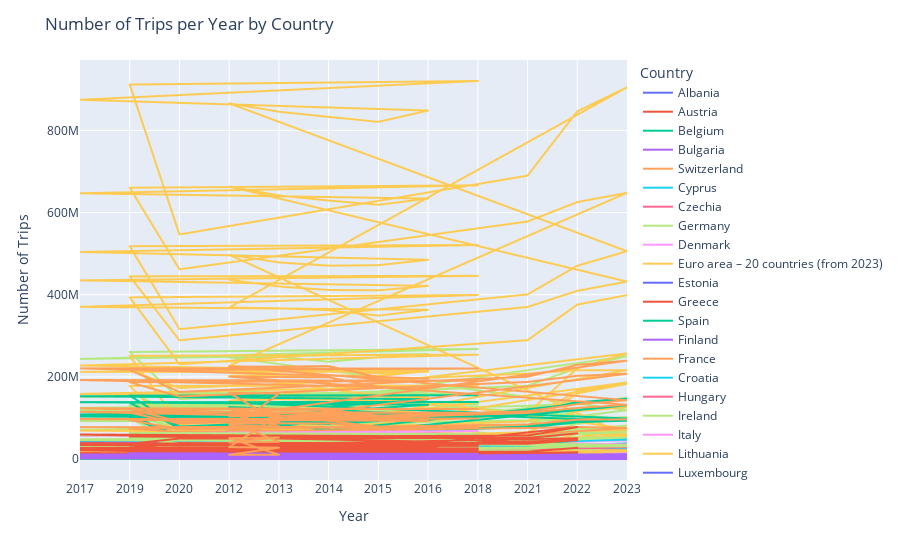

Notebook code cell kept with this figure:
### Code cell
# Plot the line graph
fig = px.line(total_trips_df, x='Year', y='NumTrips', color='Country')
fig.update_layout(title='Number of Trips per Year by Country',
                  xaxis_title='Year',
                  yaxis_title='Number of Trips',
                  legend_title='Country')

### Figure 1 — Plotly figure (JSON) as saved in the notebook; plotly's stock layout.template omitted (floating-point values rounded to 4 significant figures; data arrays with more than 128 entries replaced by an {"elided": "..."} marker saying what was removed)
{"data": [{"hovertemplate": "Country=Albania<br>Year=%{x}<br>NumTrips=%{y}<extra></extra>", "legendgroup": "Albania", "line": {"color": "#636efa", "dash": "solid"}, "marker": {"symbol": "circle"}, "mode": "lines", "name": "Albania", "showlegend": true, "type": "scattergl", "x": ["2017", "2019", "2020", "2017", "2019", "2020", "2017", "2019", "2020", "2020", "2020", "2020", "2017", "2019", "2020", "2017", "2019", "2020", "2017", "2019", "2020", "2020", "2020", "2020", "2017", "2019", "2020", "2017", "2019", "2020", "2017", "2019", "2020"], "xaxis": "x", "y": [2646033, 2971522, 1887456, 3613521, 4317025, 2920284, 967487, 1345503, 1032828, 31962, 138135, 106173, 287335, 300130, 129009, 960690, 1033579, 291788, 673355, 733449, 162779, 97047, 153653, 56606, 2933369, 3271652, 2016465, 4574210, 5350604, 3212073, 1640842, 2078952, 1195608], "yaxis": "y"}, {"hovertemplate": "Country=Austria<br>Year=%{x}<br>NumTrips=%{y}<extra></extra>", "legendgroup": "Austria", "line": {"color": "#EF553B", "dash": "solid"}, "marker": {"symbol": "circle"}, "mode": "lines", "name": "Austria", "showlegend": true, "type": "scattergl", "x": {"elided": "132 str values"}, "xaxis": "x", "y": {"elided": "132 int values"}, "yaxis": "y"}, {"hovertemplate": "Country=Belgium<br>Year=%{x}<br>NumTrips=%{y}<extra></extra>", "legendgroup": "Belgium", "line": {"color": "#00cc96", "dash": "solid"}, "marker": {"symbol": "circle"}, "mode": "lines", "name": "Belgium", "showlegend": true, "type": "scattergl", "x": {"elided": "132 str values"}, "xaxis": "x", "y": {"elided": "132 int values"}, "yaxis": "y"}, {"hovertemplate": "Country=Bulgaria<br>Year=%{x}<br>NumTrips=%{y}<extra></extra>", "legendgroup": "Bulgaria", "line": {"color": "#ab63fa", "dash": "solid"}, "marker": {"symbol": "circle"}, "mode": "lines", "name": "Bulgaria", "showlegend": true, "type": "scattergl", "x": {"elided": "131 str values"}, "xaxis": "x", "y": {"elided": "131 int values"}, "yaxis": "y"}, {"hovertemplate": "Country=Switzerland<br>Year=%{x}<br>NumTrips=%{y}<extra></extra>", "legendgroup": "Switzerland", "line": {"color": "#FFA15A", "dash": "solid"}, "marker": {"symbol": "circle"}, "mode": "lines", "name": "Switzerland", "showlegend": true, "type": "scattergl", "x": ["2012", "2013", "2014", "2015", "2016", "2017", "2018", "2019", "2020", "2021", "2022", "2012", "2013", "2014", "2015", "2016", "2017", "2018", "2019", "2020", "2021", "2022", "2012", "2013", "2014", "2015", "2016", "2017", "2018", "2019", "2020", "2021", "2022", "2020", "2021", "2022", "2020", "2021", "2022", "2020", "2021", "2022", "2012", "2013", "2014", "2015", "2016", "2017", "2018", "2019", "2020", "2021", "2022", "2012", "2013", "2014", "2015", "2016", "2017", "2018", "2019", "2020", "2021", "2022", "2012", "2013", "2014", "2015", "2016", "2017", "2018", "2019", "2020", "2021", "2022", "2020", "2021", "2022", "2020", "2021", "2022", "2012", "2013", "2014", "2015", "2016", "2017", "2018", "2019", "2020", "2021", "2022", "2012", "2013", "2014", "2015", "2016", "2017", "2018", "2019", "2020", "2021", "2022", "2012", "2013", "2014", "2015", "2016", "2017", "2018", "2019", "2020", "2021", "2022"], "xaxis": "x", "y": [4323662, 4825563, 4156498, 4473672, 4183440, 4343773, 4300056, 4351896, 4228136, 4793438, 4560695, 6653495, 7227111, 6525564, 6544539, 6377212, 6795039, 6660947, 6540603, 7202101, 7631117, 7167832, 2329833, 2401548, 2369066, 2070867, 2193772, 2451266, 2360891, 2188707, 2973965, 2837678, 2607137, 1608619, 1354631, 2932426, 5212558, 5326564, 9712398, 3603939, 3971934, 6779971, 4285542, 4434030, 4350816, 4826682, 4505120, 5328484, 5304511, 4368042, 1709519, 1433903, 3059035, 12098147, 12402792, 12517583, 13600761, 13856757, 15318158, 15284798, 13442681, 6118105, 6296083, 11275095, 7812605, 7968762, 8166767, 8774079, 9351637, 9989674, 9980287, 9074639, 4408586, 4862180, 8216059, 905546, 969519, 1562697, 804646, 890246, 1436088, 8609204, 9259593, 8507313, 9300354, 8688560, 9672257, 9604567, 8719938, 5937655, 6227342, 7619730, 18751642, 19629903, 19043147, 20145301, 20233969, 22113197, 21945745, 19983284, 13320206, 13927200, 18442927, 10142438, 10370310, 10535833, 10844947, 11545410, 12440940, 12341178, 11263346, 7382551, 7699858, 10823197], "yaxis": "y"}, {"hovertemplate": "Country=Cyprus<br>Year=%{x}<br>NumTrips=%{y}<extra></extra>", "legendgroup": "Cyprus", "line": {"color": "#19d3f3", "dash": "solid"}, "marker": {"symbol": "circle"}, "mode": "lines", "name": "Cyprus", "showlegend": true, "type": "scattergl", "x": {"elided": "130 str values"}, "xaxis": "x", "y": {"elided": "130 int values"}, "yaxis": "y"}, {"hovertemplate": "Country=Czechia<br>Year=%{x}<br>NumTrips=%{y}<extra></extra>", "legendgroup": "Czechia", "line": {"color": "#FF6692", "dash": "solid"}, "marker": {"symbol": "circle"}, "mode": "lines", "name": "Czechia", "showlegend": true, "type": "scattergl", "x": {"elided": "129 str values"}, "xaxis": "x", "y": {"elided": "129 int values"}, "yaxis": "y"}, {"hovertemplate": "Country=Germany<br>Year=%{x}<br>NumTrips=%{y}<extra></extra>", "legendgroup": "Germany", "line": {"color": "#B6E880", "dash": "solid"}, "marker": {"symbol": "circle"}, "mode": "lines", "name": "Germany", "showlegend": true, "type": "scattergl", "x": {"elided": "132 str values"}, "xaxis": "x", "y": {"elided": "132 int values"}, "yaxis": "y"}, {"hovertemplate": "Country=Denmark<br>Year=%{x}<br>NumTrips=%{y}<extra></extra>", "legendgroup": "Denmark", "line": {"color": "#FF97FF", "dash": "solid"}, "marker": {"symbol": "circle"}, "mode": "lines", "name": "Denmark", "showlegend": true, "type": "scattergl", "x": {"elided": "131 str values"}, "xaxis": "x", "y": {"elided": "131 int values"}, "yaxis": "y"}, {"hovertemplate": "Country=Euro area – 20 countries (from 2023)<br>Year=%{x}<br>NumTrips=%{y}<extra></extra>", "legendgroup": "Euro area – 20 countries (from 2023)", "line": {"color": "#FECB52", "dash": "solid"}, "marker": {"symbol": "circle"}, "mode": "lines", "name": "Euro area – 20 countries (from 2023)", "showlegend": true, "type": "scattergl", "x": {"elided": "132 str values"}, "xaxis": "x", "y": {"elided": "132 int values"}, "yaxis": "y"}, {"hovertemplate": "Country=Estonia<br>Year=%{x}<br>NumTrips=%{y}<extra></extra>", "legendgroup": "Estonia", "line": {"color": "#636efa", "dash": "solid"}, "marker": {"symbol": "circle"}, "mode": "lines", "name": "Estonia", "showlegend": true, "type": "scattergl", "x": {"elided": "131 str values"}, "xaxis": "x", "y": {"elided": "131 int values"}, "yaxis": "y"}, {"hovertemplate": "Country=Greece<br>Year=%{x}<br>NumTrips=%{y}<extra></extra>", "legendgroup": "Greece", "line": {"color": "#EF553B", "dash": "solid"}, "marker": {"symbol": "circle"}, "mode": "lines", "name": "Greece", "showlegend": true, "type": "scattergl", "x": {"elided": "132 str values"}, "xaxis": "x", "y": {"elided": "132 int values"}, "yaxis": "y"}, {"hovertemplate": "Country=Spain<br>Year=%{x}<br>NumTrips=%{y}<extra></extra>", "legendgroup": "Spain", "line": {"color": "#00cc96", "dash": "solid"}, "marker": {"symbol": "circle"}, "mode": "lines", "name": "Spain", "showlegend": true, "type": "scattergl", "x": {"elided": "132 str values"}, "xaxis": "x", "y": {"elided": "132 int values"}, "yaxis": "y"}, {"hovertemplate": "Country=Finland<br>Year=%{x}<br>NumTrips=%{y}<extra></extra>", "legendgroup": "Finland", "line": {"color": "#ab63fa", "dash": "solid"}, "marker": {"symbol": "circle"}, "mode": "lines", "name": "Finland", "showlegend": true, "type": "scattergl", "x": {"elided": "132 str values"}, "xaxis": "x", "y": {"elided": "132 int values"}, "yaxis": "y"}, {"hovertemplate": "Country=France<br>Year=%{x}<br>NumTrips=%{y}<extra></extra>", "legendgroup": "France", "line": {"color": "#FFA15A", "dash": "solid"}, "marker": {"symbol": "circle"}, "mode": "lines", "name": "France", "showlegend": true, "type": "scattergl", "x": {"elided": "132 str values"}, "xaxis": "x", "y": {"elided": "132 int values"}, "yaxis": "y"}, {"hovertemplate": "Country=Croatia<br>Year=%{x}<br>NumTrips=%{y}<extra></extra>", "legendgroup": "Croatia", "line": {"color": "#19d3f3", "dash": "solid"}, "marker": {"symbol": "circle"}, "mode": "lines", "name": "Croatia", "showlegend": true, "type": "scattergl", "x": {"elided": "132 str values"}, "xaxis": "x", "y": {"elided": "132 int values"}, "yaxis": "y"}, {"hovertemplate": "Country=Hungary<br>Year=%{x}<br>NumTrips=%{y}<extra></extra>", "legendgroup": "Hungary", "line": {"color": "#FF6692", "dash": "solid"}, "marker": {"symbol": "circle"}, "mode": "lines", "name": "Hungary", "showlegend": true, "type": "scattergl", "x": {"elided": "132 str values"}, "xaxis": "x", "y": {"elided": "132 int values"}, "yaxis": "y"}, {"hovertemplate": "Country=Ireland<br>Year=%{x}<br>NumTrips=%{y}<extra></extra>", "legendgroup": "Ireland", "line": {"color": "#B6E880", "dash": "solid"}, "marker": {"symbol": "circle"}, "mode": "lines", "name": "Ireland", "showlegend": true, "type": "scattergl", "x": {"elided": "132 str values"}, "xaxis": "x", "y": {"elided": "132 int values"}, "yaxis": "y"}, {"hovertemplate": "Country=Italy<br>Year=%{x}<br>NumTrips=%{y}<extra></extra>", "legendgroup": "Italy", "line": {"color": "#FF97FF", "dash": "solid"}, "marker": {"symbol": "circle"}, "mode": "lines", "name": "Italy", "showlegend": true, "type": "scattergl", "x": {"elided": "130 str values"}, "xaxis": "x", "y": {"elided": "130 int values"}, "yaxis": "y"}, {"hovertemplate": "Country=Lithuania<br>Year=%{x}<br>NumTrips=%{y}<extra></extra>", "legendgroup": "Lithuania", "line": {"color": "#FECB52", "dash": "solid"}, "marker": {"symbol": "circle"}, "mode": "lines", "name": "Lithuania", "showlegend": true, "type": "scattergl", "x": {"elided": "132 str values"}, "xaxis": "x", "y": {"elided": "132 int values"}, "yaxis": "y"}, {"hovertemplate": "Country=Luxembourg<br>Year=%{x}<br>NumTrips=%{y}<extra></extra>", "legendgroup": "Luxembourg", "line": {"color": "#636efa", "dash": "solid"}, "marker": {"symbol": "circle"}, "mode": "lines", "name": "Luxembourg", "showlegend": true, "type": "scattergl", "x": {"elided": "129 str values"}, "xaxis": "x", "y": {"elided": "129 int values"}, "yaxis": "y"}, {"hovertemplate": "Country=Latvia<br>Year=%{x}<br>NumTrips=%{y}<extra></extra>", "legendgroup": "Latvia", "line": {"color": "#EF553B", "dash": "solid"}, "marker": {"symbol": "circle"}, "mode": "lines", "name": "Latvia", "showlegend": true, "type": "scattergl", "x": {"elided": "130 str values"}, "xaxis": "x", "y": {"elided": "130 int values"}, "yaxis": "y"}, {"hovertemplate": "Country=Montenegro<br>Year=%{x}<br>NumTrips=%{y}<extra></extra>", "legendgroup": "Montenegro", "line": {"color": "#00cc96", "dash": "solid"}, "marker": {"symbol": "circle"}, "mode": "lines", "name": "Montenegro", "showlegend": true, "type": "scattergl", "x": ["2016", "2017", "2016", "2017", "2016", "2017", "2016", "2017", "2016", "2017", "2016", "2017", "2016", "2017", "2016", "2017", "2016", "2017"], "xaxis": "x", "y": [601201, 576336, 962975, 879093, 361775, 302757, 286493, 218157, 657008, 546293, 370515, 328137, 887694, 794492, 1619983, 1425386, 732289, 630894], "yaxis": "y"}, {"hovertemplate": "Country=North Macedonia<br>Year=%{x}<br>NumTrips=%{y}<extra></extra>", "legendgroup": "North Macedonia", "line": {"color": "#ab63fa", "dash": "solid"}, "marker": {"symbol": "circle"}, "mode": "lines", "name": "North Macedonia", "showlegend": true, "type": "scattergl", "x": ["2019", "2020", "2021", "2019", "2020", "2021", "2019", "2020", "2021", "2021", "2020", "2021", "2020", "2021", "2019", "2020", "2021", "2019", "2020", "2021", "2019", "2020", "2021", "2020", "2021", "2020", "2021", "2020", "2021", "2019", "2020", "2021", "2019", "2020", "2021", "2019", "2020", "2021"], "xaxis": "x", "y": [95098, 149198, 125247, 177331, 211703, 206566, 82233, 62504, 81319, 20323, 33055, 106913, 25213, 86591, 103834, 25172, 74261, 377043, 82885, 260883, 273209, 57713, 186621, 17330, 53939, 49830, 153969, 32500, 100031, 198932, 174370, 199508, 554374, 294587, 467448, 355442, 120217, 267940], "yaxis": "y"}, {"hovertemplate": "Country=Malta<br>Year=%{x}<br>NumTrips=%{y}<extra></extra>", "legendgroup": "Malta", "line": {"color": "#FFA15A", "dash": "solid"}, "marker": {"symbol": "circle"}, "mode": "lines", "name": "Malta", "showlegend": true, "type": "scattergl", "x": {"elided": "132 str values"}, "xaxis": "x", "y": {"elided": "132 int values"}, "yaxis": "y"}, {"hovertemplate": "Country=Netherlands<br>Year=%{x}<br>NumTrips=%{y}<extra></extra>", "legendgroup": "Netherlands", "line": {"color": "#19d3f3", "dash": "solid"}, "marker": {"symbol": "circle"}, "mode": "lines", "name": "Netherlands", "showlegend": true, "type": "scattergl", "x": {"elided": "132 str values"}, "xaxis": "x", "y": {"elided": "132 int values"}, "yaxis": "y"}, {"hovertemplate": "Country=Norway<br>Year=%{x}<br>NumTrips=%{y}<extra></extra>", "legendgroup": "Norway", "line": {"color": "#FF6692", "dash": "solid"}, "marker": {"symbol": "circle"}, "mode": "lines", "name": "Norway", "showlegend": true, "type": "scattergl", "x": ["2013", "2014", "2015", "2016", "2017", "2018", "2021", "2022", "2023", "2013", "2014", "2015", "2016", "2017", "2018", "2021", "2022", "2023", "2013", "2014", "2015", "2016", "2017", "2018", "2021", "2022", "2023", "2021", "2022", "2023", "2021", "2022", "2023", "2021", "2022", "2023", "2013", "2014", "2015", "2016", "2017", "2018", "2021", "2022", "2023", "2013", "2014", "2015", "2016", "2017", "2018", "2021", "2022", "2023", "2013", "2014", "2015", "2016", "2017", "2018", "2021", "2022", "2023", "2022", "2023", "2021", "2022", "2023", "2021", "2022", "2023", "2013", "2014", "2015", "2016", "2017", "2018", "2021", "2022", "2023", "2013", "2014", "2015", "2016", "2017", "2018", "2021", "2022", "2023", "2013", "2014", "2015", "2016", "2017", "2018", "2021", "2022", "2023"], "xaxis": "x", "y": [8811955, 11339924, 10195060, 9961591, 11020392, 14517453, 14212353, 16350778, 15796637, 12236124, 15462534, 13797994, 13766384, 15108957, 18997913, 20640098, 22840083, 22078520, 3424170, 4122611, 3602933, 3804793, 4088565, 4480460, 6427745, 6489305, 6281883, 606836, 2309836, 2252139, 1767494, 6188830, 5928789, 1160659, 3878993, 3676650, 2954989, 3449735, 3257005, 3018840, 2783090, 3296035, 658385, 2619631, 2552933, 7683544, 9181607, 8720412, 8101465, 8158780, 8085994, 2033000, 7875913, 7130125, 4728555, 5731872, 5463408, 5082625, 5375690, 4789959, 1374615, 5256283, 4577192, 309794, 300793, 265506, 1687084, 1201335, 213956, 1377290, 900542, 11766944, 14789659, 13452065, 12980431, 13803482, 17813488, 14870738, 18970409, 18349569, 19919669, 24644141, 22518406, 21867849, 23267737, 27083907, 22673099, 30715996, 29208644, 8152725, 9854482, 9066341, 8887417, 9464256, 9270419, 7802360, 11745587, 10859075], "yaxis": "y"}, {"hovertemplate": "Country=Poland<br>Year=%{x}<br>NumTrips=%{y}<extra></extra>", "legendgroup": "Poland", "line": {"color": "#B6E880", "dash": "solid"}, "marker": {"symbol": "circle"}, "mode": "lines", "name": "Poland", "showlegend": true, "type": "scattergl", "x": {"elided": "132 str values"}, "xaxis": "x", "y": {"elided": "132 int values"}, "yaxis": "y"}, {"hovertemplate": "Country=Portugal<br>Year=%{x}<br>NumTrips=%{y}<extra></extra>", "legendgroup": "Portugal", "line": {"color": "#FF97FF", "dash": "solid"}, "marker": {"symbol": "circle"}, "mode": "lines", "name": "Portugal", "showlegend": true, "type": "scattergl", "x": {"elided": "131 str values"}, "xaxis": "x", "y": {"elided": "131 int values"}, "yaxis": "y"}, {"hovertemplate": "Country=Romania<br>Year=%{x}<br>NumTrips=%{y}<extra></extra>", "legendgroup": "Romania", "line": {"color": "#FECB52", "dash": "solid"}, "marker": {"symbol": "circle"}, "mode": "lines", "name": "Romania", "showlegend": true, "type": "scattergl", "x": {"elided": "129 str values"}, "xaxis": "x", "y": {"elided": "129 int values"}, "yaxis": "y"}, {"hovertemplate": "Country=Serbia<br>Year=%{x}<br>NumTrips=%{y}<extra></extra>", "legendgroup": "Serbia", "line": {"color": "#636efa", "dash": "solid"}, "marker": {"symbol": "circle"}, "mode": "lines", "name": "Serbia", "showlegend": true, "type": "scattergl", "x": ["2018", "2018", "2018", "2018", "2018", "2018", "2018", "2018", "2018"], "xaxis": "x", "y": [675300, 1113441, 438142, 348397, 846435, 498038, 1023697, 1959876, 936179], "yaxis": "y"}, {"hovertemplate": "Country=Sweden<br>Year=%{x}<br>NumTrips=%{y}<extra></extra>", "legendgroup": "Sweden", "line": {"color": "#EF553B", "dash": "solid"}, "marker": {"symbol": "circle"}, "mode": "lines", "name": "Sweden", "showlegend": true, "type": "scattergl", "x": ["2014", "2015", "2016", "2017", "2018", "2019", "2020", "2021", "2022", "2014", "2015", "2016", "2017", "2018", "2019", "2020", "2021", "2022", "2014", "2015", "2016", "2017", "2018", "2019", "2020", "2021", "2022", "2020", "2021", "2022", "2020", "2021", "2022", "2020", "2021", "2022", "2014", "2015", "2016", "2017", "2018", "2019", "2020", "2021", "2022", "2014", "2015", "2016", "2017", "2018", "2019", "2020", "2021", "2022", "2014", "2015", "2016", "2017", "2018", "2019", "2020", "2021", "2022", "2020", "2021", "2022", "2020", "2021", "2022", "2020", "2021", "2022", "2014", "2015", "2016", "2017", "2018", "2019", "2020", "2021", "2022", "2014", "2015", "2016", "2017", "2018", "2019", "2020", "2021", "2022", "2014", "2015", "2016", "2017", "2018", "2019", "2020", "2021", "2022"], "xaxis": "x", "y": [23076778, 24041680, 26077814, 27125982, 25719946, 26294719, 37106842, 37233755, 45983095, 29831956, 31525879, 33493020, 38415926, 35685909, 36891226, 49830932, 51185360, 62400828, 6755178, 7484199, 7415205, 11289944, 9965963, 10596507, 12724091, 13951604, 16417733, 1245935, 1484003, 3917615, 2845379, 4086906, 12311282, 1599444, 2602902, 8393667, 3496273, 3523923, 3250255, 6990957, 6161817, 6231178, 1619925, 1985734, 4573618, 9133320, 8689114, 8890230, 21232443, 18855245, 17999540, 4224602, 5766822, 15268834, 5637047, 5165190, 5639975, 14241486, 12693428, 11768362, 2604677, 3781088, 10695216, 373990, 501731, 656003, 1379223, 1679916, 2957551, 1005233, 1178185, 2301548, 26573051, 27565603, 29328069, 34116939, 31881763, 32525897, 38726767, 39219489, 50556713, 38965275, 40214993, 42383250, 59648369, 54541154, 54890766, 54055534, 56952181, 77669662, 12392225, 12649390, 13055180, 25531430, 22659391, 22364869, 15328768, 17732692, 27112949], "yaxis": "y"}, {"hovertemplate": "Country=Slovenia<br>Year=%{x}<br>NumTrips=%{y}<extra></extra>", "legendgroup": "Slovenia", "line": {"color": "#00cc96", "dash": "solid"}, "marker": {"symbol": "circle"}, "mode": "lines", "name": "Slovenia", "showlegend": true, "type": "scattergl", "x": {"elided": "131 str values"}, "xaxis": "x", "y": {"elided": "131 int values"}, "yaxis": "y"}, {"hovertemplate": "Country=Slovakia<br>Year=%{x}<br>NumTrips=%{y}<extra></extra>", "legendgroup": "Slovakia", "line": {"color": "#ab63fa", "dash": "solid"}, "marker": {"symbol": "circle"}, "mode": "lines", "name": "Slovakia", "showlegend": true, "type": "scattergl", "x": ["2012", "2013", "2014", "2015", "2016", "2017", "2018", "2019", "2020", "2021", "2022", "2023", "2012", "2013", "2014", "2015", "2016", "2017", "2018", "2019", "2020", "2021", "2022", "2023", "2012", "2013", "2014", "2015", "2016", "2017", "2018", "2019", "2020", "2021", "2022", "2023", "2020", "2021", "2022", "2023", "2020", "2021", "2022", "2023", "2020", "2021", "2022", "2023", "2012", "2013", "2014", "2015", "2016", "2017", "2018", "2019", "2020", "2021", "2022", "2023", "2012", "2013", "2014", "2015", "2016", "2017", "2018", "2019", "2020", "2021", "2022", "2023", "2012", "2013", "2014", "2015", "2016", "2017", "2018", "2019", "2020", "2021", "2022", "2023", "2023", "2020", "2021", "2022", "2023", "2021", "2022", "2023", "2012", "2013", "2014", "2015", "2016", "2017", "2018", "2019", "2020", "2021", "2022", "2023", "2012", "2013", "2014", "2015", "2016", "2017", "2018", "2019", "2020", "2021", "2022", "2023", "2012", "2013", "2014", "2015", "2016", "2017", "2018", "2019", "2020", "2021", "2022", "2023"], "xaxis": "x", "y": [2659853, 3449276, 3542259, 4103593, 4911337, 5359953, 5664292, 6120791, 3248953, 3368216, 5315725, 5474741, 4477078, 4765491, 4931973, 5594954, 6727776, 7100131, 7761392, 8689935, 4417848, 4749846, 7142078, 7486857, 1817225, 1316215, 1389713, 1491361, 1816440, 1740178, 2097100, 2569144, 1168896, 1381631, 1826353, 2012115, 525083, 537968, 1261400, 1678547, 946265, 1453362, 2887101, 3596017, 421183, 915394, 1625701, 1917470, 595405, 406858, 1063525, 823023, 1207009, 1664023, 1832960, 2106259, 540946, 559873, 1289720, 1751601, 2689150, 2128968, 2406400, 2777004, 3095087, 3869703, 4662046, 5214323, 1043943, 1562293, 3302534, 4370683, 2093745, 1722110, 1342876, 1953980, 1888078, 2205681, 2829086, 3108064, 502997, 1002420, 2012814, 2619082, 73054, 97677, 108931, 415433, 774666, 87026, 387113, 701612, 3255258, 3856133, 4605784, 4926617, 6118345, 7023976, 7497252, 8227050, 3789899, 3928089, 6605445, 7226342, 7166228, 6894459, 7338373, 8371958, 9822863, 10969834, 12423438, 13904259, 5461791, 6312139, 10444613, 11857540, 3910970, 3038326, 2732589, 3445341, 3704518, 3945859, 4926186, 5677208, 1671892, 2384051, 3839167, 4631198], "yaxis": "y"}, {"hovertemplate": "Country=United Kingdom<br>Year=%{x}<br>NumTrips=%{y}<extra></extra>", "legendgroup": "United Kingdom", "line": {"color": "#FFA15A", "dash": "solid"}, "marker": {"symbol": "circle"}, "mode": "lines", "name": "United Kingdom", "showlegend": true, "type": "scattergl", "x": ["2012", "2013", "2012", "2013", "2012", "2013", "2012", "2013", "2012", "2013", "2012", "2013", "2012", "2013", "2012", "2013", "2012", "2013"], "xaxis": "x", "y": [81446718, 79533503, 110402202, 107135644, 28955484, 27602141, 10249493, 10442451, 50710620, 52277882, 40461127, 41835431, 91696211, 89975954, 161112822, 159413526, 69416611, 69437572], "yaxis": "y"}], "layout": {"legend": {"title": {"text": "Country"}, "tracegroupgap": 0}, "margin": {"t": 60}, "title": {"text": "Number of Trips per Year by Country"}, "xaxis": {"anchor": "y", "domain": [0, 1], "title": {"text": "Year"}}, "yaxis": {"anchor": "x", "domain": [0, 1], "title": {"text": "Number of Trips"}}}}
